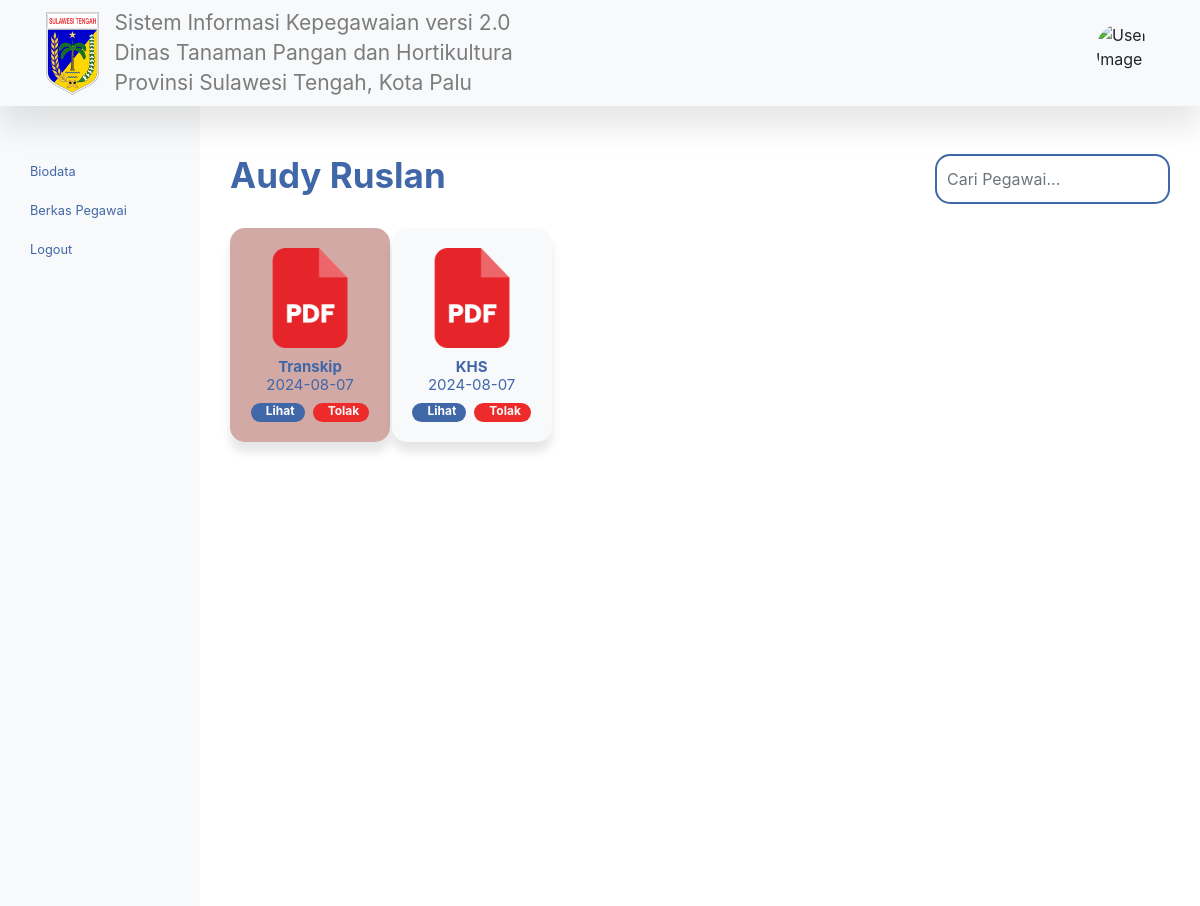
The page /detail-berkas-pegawai.php?pegawai_id=1 on the database its author committed.
### tables this page shows
CREATE TABLE `tb_pegawai` (
  `pegawai_id` int(11) NOT NULL,
  `role_id` int(11) NOT NULL,
  `jabatan_id` int(11) NOT NULL,
  `nama_lengkap` varchar(50) NOT NULL,
  `bidang` varchar(50) NOT NULL,
  `nip_pegawai` varchar(50) NOT NULL,
  `password_pegawai` varchar(255) NOT NULL,
  `tmp_lahir_pegawai` varchar(50) NOT NULL,
  `tgl_lahir_pegawai` date NOT NULL,
  `agama_pegawai` varchar(50) NOT NULL,
  `status_perkawinan` varchar(50) NOT NULL,
  `no_hp_pegawai` varchar(50) NOT NULL,
  `pangkat_pegawai` varchar(50) NOT NULL,
  `pendidikan_terakhir` varchar(50) NOT NULL,
  `npwp_pegawai` varchar(50) NOT NULL,
  `ktp_pegawai` varchar(50) NOT NULL,
  `kapreg_pegawai` varchar(50) NOT NULL,
  `email_pegawai` varchar(50) NOT NULL,
  `unit_organisasi` varchar(50) NOT NULL,
  `unit_kerja` varchar(50) NOT NULL,
  `nama_suami_istri` varchar(50) NOT NULL,
  `pekerjaan` varchar(50) NOT NULL,
  `nip_suami_istri` varchar(50) NOT NULL,
  `alamat_pegawai` text NOT NULL,
  `img_dir` varchar(50) NOT NULL
);

CREATE TABLE `tb_validasi_berkas` (
  `validasi_id` int(11) NOT NULL,
  `admin_id` int(11) NOT NULL,
  `pegawai_id` int(11) NOT NULL,
  `berkas_id` int(11) NOT NULL,
  `status` int(11) NOT NULL
);

CREATE TABLE `tb_berkas` (
  `berkas_id` int(11) NOT NULL,
  `pegawai_id` int(11) NOT NULL,
  `nama_berkas` varchar(50) NOT NULL,
  `jenis_berkas` varchar(50) NOT NULL,
  `tgl_berkas` date NOT NULL,
  `uraian_berkas` text NOT NULL,
  `berkas_dir` varchar(256) NOT NULL
);

### detail-berkas-pegawai.php (the view, shortened to what this page needs)
<?php
    require 'layouts/header.php';
    require 'layouts/navbar.php';
    require 'layouts/sidebar.php';
    $pegawaiID = $_GET["pegawai_id"];
    $sqlDataPegawai = mysqli_query($conn, "SELECT * FROM tb_pegawai WHERE pegawai_id = '$pegawaiID'");
    $dataBerkas = mysqli_fetch_assoc($sqlDataPegawai);
?>
<main role="main" class="col-md-10 ml-sm-auto col-lg-10 main-content">
       <section id="detailBerkas" data-pegawai-id="<?= $dataBerkas["pegawai_id"]; ?>">
            <div class="row box-cari">
                <div class="col-12">
                    <div class="d-flex justify-content-between">
                        <h2><?= $dataBerkas["nama_lengkap"]; ?></h2>
                        <input type="text" class="form-control col-3"  id="dataBerkasPegawai" placeholder="Cari Pegawai...">
                    </div>
                </div>
            </div>
            <div id="berkasPegawaiList">
                <div class="row mt-4">
                    <?php
                        $sqlDataBerkas = mysqli_query($conn, "SELECT * FROM tb_berkas
                                                                INNER JOIN tb_pegawai
                                                                ON tb_berkas.pegawai_id = tb_pegawai.pegawai_id
                                                                INNER JOIN tb_validasi_berkas
                                                                ON tb_validasi_berkas.berkas_id = tb_berkas.berkas_id
                                                                WHERE tb_pegawai.pegawai_id = '$pegawaiID'");
                        if (mysqli_num_rows($sqlDataBerkas) > 0) {
                            while($row = mysqli_fetch_assoc($sqlDataBerkas)){
                                $cardBackground = $row["status"] == 1 ? 'style="background-color: #D2A9A4!important;"' : '';
                    ?>
                                <div class="col-2">
                                    <div class="card text-center" <?= $cardBackground; ?>>
                                        <img src="assets/img/pdf.png" alt="PDF">
                                        <div class="card-body">
                                            <h3><?= $row["nama_berkas"]; ?></h3>
                                            <p><?= $row["tgl_berkas"]; ?></p>
                                            <div class="d-flex tombol">
                                                <a href="lihat-berkas-pegawai.php?berkas_id=<?= $row["berkas_id"]; ?>" class="badge badge-pill badge-primary mr-1">Lihat</a>
                                                <a style="cursor:pointer;" class="badge badge-pill badge-danger ml-1 text-light tolak-berkas" data-berkas-id="<?= $row["berkas_id"]; ?>" data-admin-id="<?= $admin["admin_id"]; ?>" data-pegawai-id="<?= $row["pegawai_id"]; ?>">Tolak</a>
                                            </div>
                                        </div>
                                    </div>
                                </div>
                    <?php
                            }
                        } else {
                    ?>
                        <h5>Data Berkas <?= $dataBerkas["nama_lengkap"]; ?> Belum Tersedia!</h5>
                    <?php
                        }
                    ?>
                </div>
            </div>
       </section>
</main>
<?php
    require 'layouts/footer.php';
?>

### assets/css/style.css (style rules this page uses)
.main-content { padding: 30px; margin-top: 18px; }
.card { text-align: left; border-radius: 15px; background-color: #F8F7F9; border: none; box-shadow: 0 10px 10px rgba(0,0,0,0.1); }
.card p { color: #4067A7; }
.box-cari input { height: 50px; border-radius: 15px; border: 2px solid #4067A7; padding: 10px; box-sizing: border-box; }
.badge-primary { background-color: #4067A7; }
#detailBerkas h2 { color: #4067A7; font-weight: bold; font-size: 35px; }
#detailBerkas .card { text-align: left; border-radius: 15px; background-color:#f8f9fa !important; border: none; box-shadow: 0 10px 10px rgba(0,0,0,0.1); width: 10rem; display: flex; flex-direction: column; align-items: center; margin-bottom: 20px; }
#detailBerkas .card img { margin-top: 20px; width: 100px; }
#detailBerkas .card p { color: #4067A7; font-size: 15px; margin-top: -10px; }
#detailBerkas .card h3 { color: #4067A7; margin-top: -10px; font-weight: bold; font-size: 15px; }
#detailBerkas .card .tombol { margin-top: -10px; justify-content: center; }
.badge-primary { background-color: #4067A7; padding: 2px 10px 5px 15px; }
.badge-danger { background-color: #ED2B2B; padding: 2px 10px 5px 15px; }

### rows shown on the page
tb_pegawai: nama_lengkap "Audy Ruslan"
tb_validasi_berkas: berkas.nama_berkas "Transkip", berkas.tgl_berkas "2024-08-07"
tb_validasi_berkas: berkas.nama_berkas "KHS", berkas.tgl_berkas "2024-08-07"
